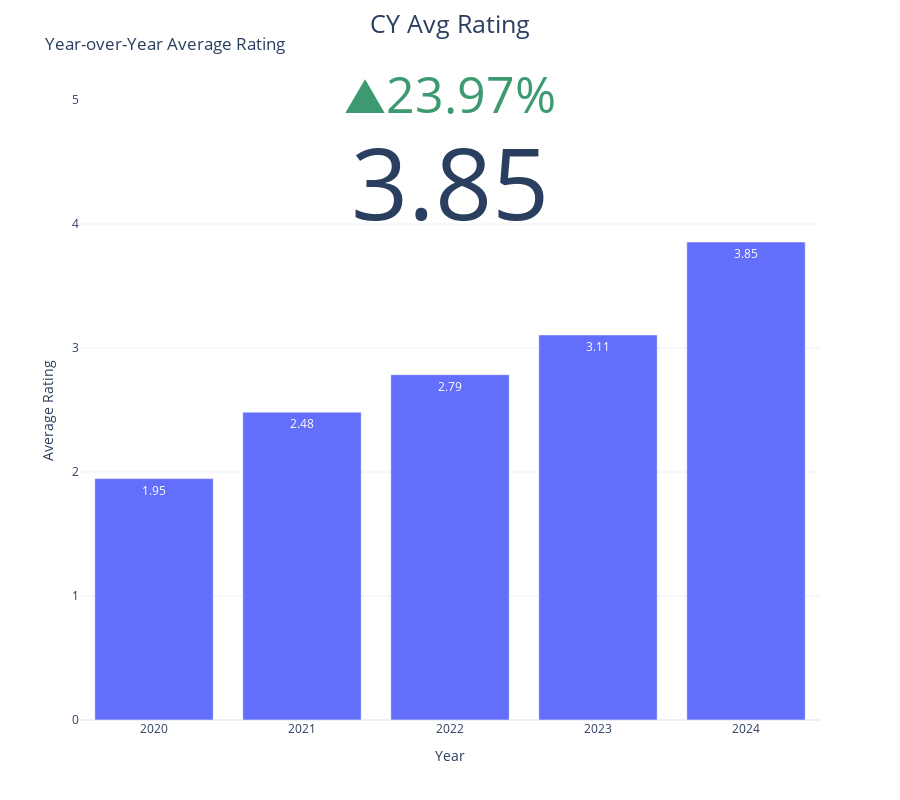

Here is the notebook cell this chart was saved with:
### Code cell
# Example usage:
create_year_over_year_avg_rating_chart_with_indicator(df)

### Figure 1 — Plotly figure (JSON) as saved in the notebook; plotly's stock layout.template omitted (floating-point values rounded to 4 significant figures)
{"data": [{"text": [1.95, 2.48, 2.79, 3.11, 3.85], "textposition": "auto", "type": "bar", "x": [2020, 2021, 2022, 2023, 2024], "y": [1.947, 2.483, 2.785, 3.105, 3.855]}, {"delta": {"position": "top", "reference": 3.105, "relative": true, "valueformat": ".2%"}, "domain": {"x": [0.5, 0.5], "y": [0.85, 1]}, "mode": "number+delta", "number": {"font": {"size": 100}}, "title": {"text": "CY Avg Rating"}, "type": "indicator", "value": 3.85}], "layout": {"height": 800, "title": {"text": "Year-over-Year Average Rating"}, "xaxis": {"title": {"text": "Year"}}, "yaxis": {"range": [0, 5], "title": {"text": "Average Rating"}}}}
